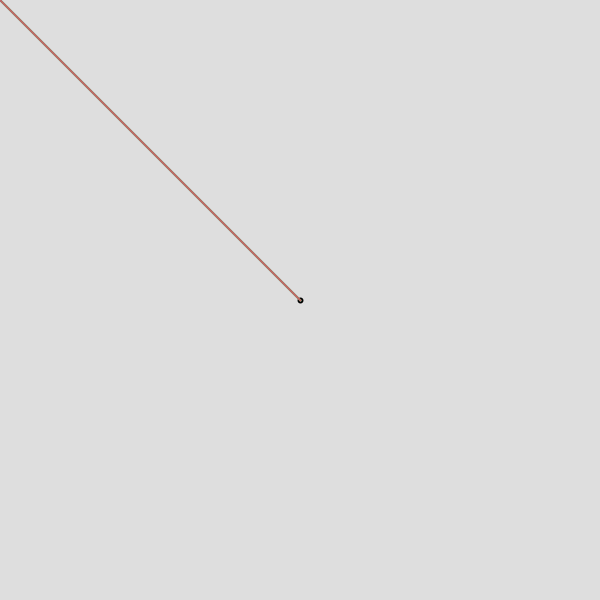
Frame 1 (no input)
Frame 60 (the mouse pressed at the canvas centre just before this capture): identical to frame 1, image omitted
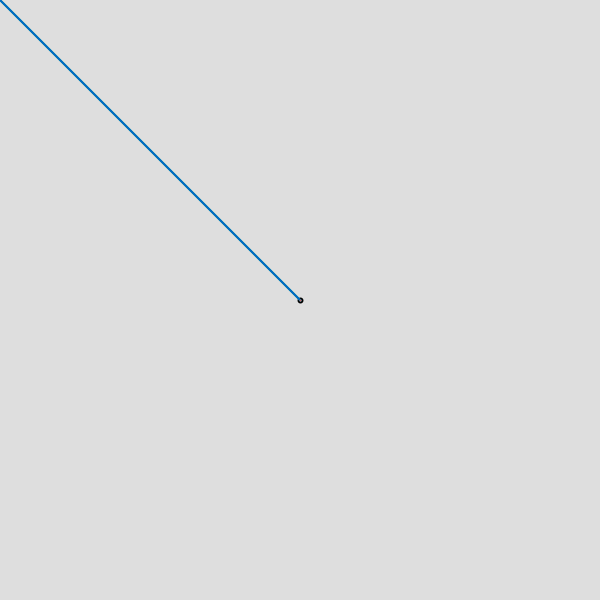
Frame 120 (the mouse held since frame 60 and released just before this capture)

The Processing sketch that drew these frames (run headless with seeded random() and noise(); from frame 60 on, the mouse is pressed at the canvas centre):

// Processing sketch: s04_vector_subtraction_mouse
// ── s04_vector_subtraction_mouse.pde
void setup(){
  size(600, 600);
}

void draw(){
  background(222);
  strokeWeight(2);
  stroke(0);
  noFill();
  
  // draw center point
  ellipse(width/2, height/2, 4, 4);
  
  PVector mouse = new PVector(mouseX, mouseY);
  PVector center = new PVector(width/2, height/2);
  
  stroke(0, 200, 100);
  line(0, 0, center.x, center.y);
  
  stroke(0, 100, 200);
  line(0, 0, mouse.x, mouse.y);
  
  stroke(200, 100, 100);
  //line(center.x, center.y, mouse.x, mouse.y);
  
  translate(width/2, height/2);
  mouse.sub(center);
  line(0, 0, mouse.x, mouse.y);
}
